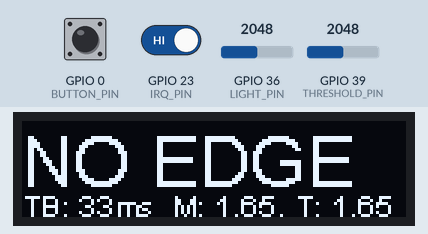
A sketch run on a simulated ESP32. On the bench: 128×32 one-colour display. The test bench sets the inputs (shaded band); at power-on: GPIO 36 (LIGHT_PIN) = 2048, GPIO 39 (THRESHOLD_PIN) = 2048, GPIO 0 (BUTTON_PIN) HIGH, GPIO 23 (IRQ_PIN) HIGH. What the sketch prints to the serial monitor is not drawn.

Above: at 1.7 s.
1.8 s: GPIO 36 (LIGHT_PIN) set to 2866
At 7.4 s:
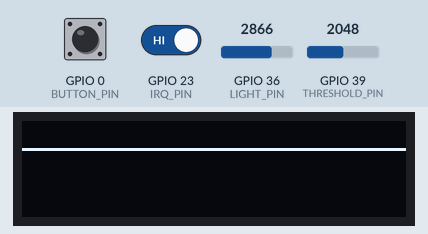
8.2 s: GPIO 39 (THRESHOLD_PIN) set to 2866
At 9.4 s:
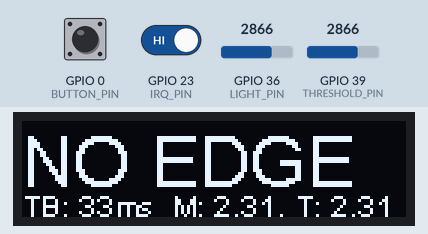
12.1 s: GPIO 36 (LIGHT_PIN) set to 3603
At 14.2 s:
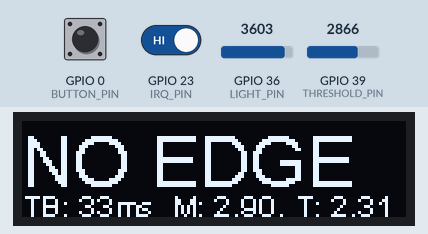
16.1 s: GPIO 39 (THRESHOLD_PIN) set to 3603
At 17.8 s:
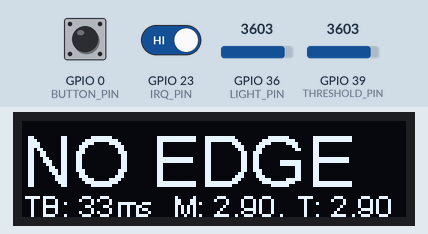
20.0 s: GPIO 36 (LIGHT_PIN) set to 4095
At 21.3 s:
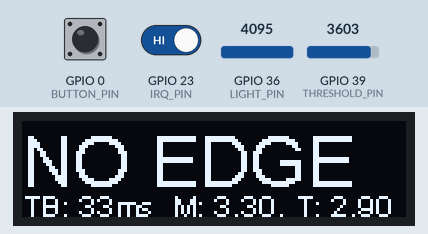
24.0 s: GPIO 39 (THRESHOLD_PIN) set to 4095
At 26.1 s:
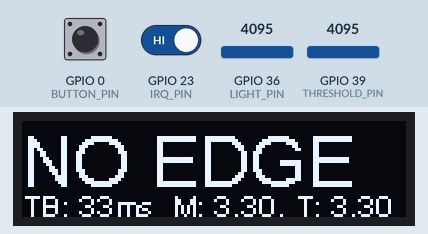
Timing chart, 0 to 27.6 s (numbered marks = the images above; inputs shaded):
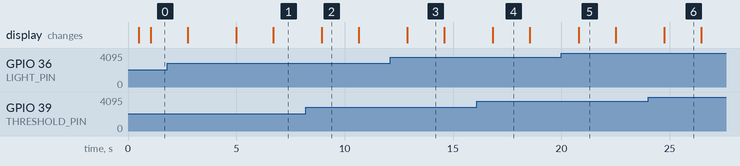

The sketch:

christmas_blink_measure.ino
```cpp
// (licence header left out)
// Time to toggle display bewteen wave and frequency
#define UPDATE_RATE 1700

// Screen size
#define SCREEN_X 128
#define SCREEN_Y 32

// ESP32 pins used
// Pin 23 is a SPI pin.  This is OK but one might use a different pin (like 32) to free SPI for
// connection to a digital potentiometer rather than the manual trim pot used here.
#define IRQ_PIN 23
#define BUTTON_PIN 0

// ADC
#define LIGHT_PIN 36
#define THRESHOLD_PIN 39


// Two periods of a 60Hz signal, SCREEN_X total samples,
// so who screen shows 33.2 ms of time.
#define DEF_SAMPLE_PERIOD (2*1000000/60/SCREEN_X)
// Don't try to see two cycles of anything less than 2 Hz.
#define MIN_SAMPLE_PERIOD (2*1000000/2/SCREEN_X)

#include "SSD1306Wire.h"
SSD1306Wire display(0x3c, SDA, SCL, GEOMETRY_128_32);

float period = 0.0;
volatile unsigned int irq_count = 0;
unsigned int sample_index = 0;
unsigned int samples[SCREEN_X];

#define TIMEBASE_120 0
#define TIMEBASE_2PERIODS 1
unsigned int timebase_mode = TIMEBASE_120;

// Button on module switches bewteen timebase values. Switch does not bounce too much,
// but debounce would be a good idea.

void IRAM_ATTR button(void)
{
   timebase_mode = 1 - timebase_mode;
}

void IRAM_ATTR edge_detect(void)
{
  unsigned long now;
  static unsigned long last;
  static unsigned int loc_irq_count = 0;

  now = micros();

  period = (now - last)/1000000.0;
  last = now;

  loc_irq_count += 1;
  irq_count = loc_irq_count;
}

// Collect samples to display
float collect_samples(unsigned int sample_period)
{
  unsigned int i, val;
  unsigned long next_sample_time, now;
  float fval, vmin = 16.0, vmax = -16.0;

  // Don't sample too slowly
  if (sample_period > MIN_SAMPLE_PERIOD) sample_period = MIN_SAMPLE_PERIOD;

  now = micros();
  for (i = 0; i < SCREEN_X; i++) {
    next_sample_time = now + sample_period;
    val = analogRead(LIGHT_PIN);
    samples[i] = val/128;
    fval = val*3.3/4096.0;
    if (fval < vmin) vmin = fval;
    if (fval > vmax) vmax = fval;
    while ((now = micros()) < next_sample_time) {}
  }

  return (vmax + vmin)/2.0;
}

void display_samples()
{
  unsigned int i;

  display.clear();
  for (i = 0; i < SCREEN_X; i++) {
     display.setPixel(127 - i ,31 - samples[i]);
  }
  display.display();
}

void setup()
{
  Serial.begin(115200);
  delay(500);
  Serial.println("Welcome to freq");

  display.init();
  display.flipScreenVertically();
  display.setTextAlignment(TEXT_ALIGN_LEFT);

  attachInterrupt(IRQ_PIN, edge_detect, RISING);
  attachInterrupt(BUTTON_PIN, button, FALLING);
}

boolean await_irq(unsigned int timeout_ms)
{
  unsigned int start = millis(), last_irq_count = irq_count, now;

  while (irq_count == last_irq_count) {
    if ((now = millis()) > start + timeout_ms) {
      /* no interrupt so no edge detected */
      return false;
    }
  }

  if (period > 0.0)
      return true;
  else
      return false;
}

void loop()
{
   unsigned int sample_period;
   float mid;

   display.setFont(ArialMT_Plain_24);

   if (await_irq(500)) {
      // Display a period
      if (timebase_mode == TIMEBASE_2PERIODS)
         sample_period = 2*1000000*period/SCREEN_X;
      else
         sample_period = DEF_SAMPLE_PERIOD;
      mid = collect_samples(sample_period);
      Serial.print(1.0/period); Serial.print(" ");
      display.clear();
      display.drawString(0, 0, String((int)(1.0/period+0.5)) + " Hz");
      display.setFont(ArialMT_Plain_10);
      if (timebase_mode == TIMEBASE_2PERIODS)
         display.drawString(0, 22, "TB: auto");
      else
         display.drawString(0, 22, "TB: 33ms");
   } else {
      mid = collect_samples(DEF_SAMPLE_PERIOD);
      Serial.print("No edge ");
      display.clear();
      display.drawString(0, 0, "NO EDGE");
      display.setFont(ArialMT_Plain_10);
      display.drawString(0, 22, "TB: 33ms");
   }
   display.drawString(50, 22, "M: " + String(mid) + ", " + "T: " + String(analogRead(THRESHOLD_PIN)*3.3/4096.0));
   display.display();

   Serial.println(irq_count);
   delay(UPDATE_RATE);
   display_samples();
   delay(UPDATE_RATE);
}
```

Measured:
- after the input at 1.8 s, the display: first differs from a run without the input after 3.2 s (image 1 shows a later state)
- after the input at 8.2 s, the display: changes after 0.75 s (image 2)
- after the input at 12.1 s, the display: changes after 0.80 s (image 3)
- after the input at 16.1 s, the display: changes after 0.74 s (image 4)
- after the input at 20.0 s, the display: changes after 0.79 s (image 5)
- after the input at 24.0 s, the display: changes after 0.74 s (image 6)
- what the display in image 2 shows lasts 1.8 s, from 8.9 s to 10.7 s
